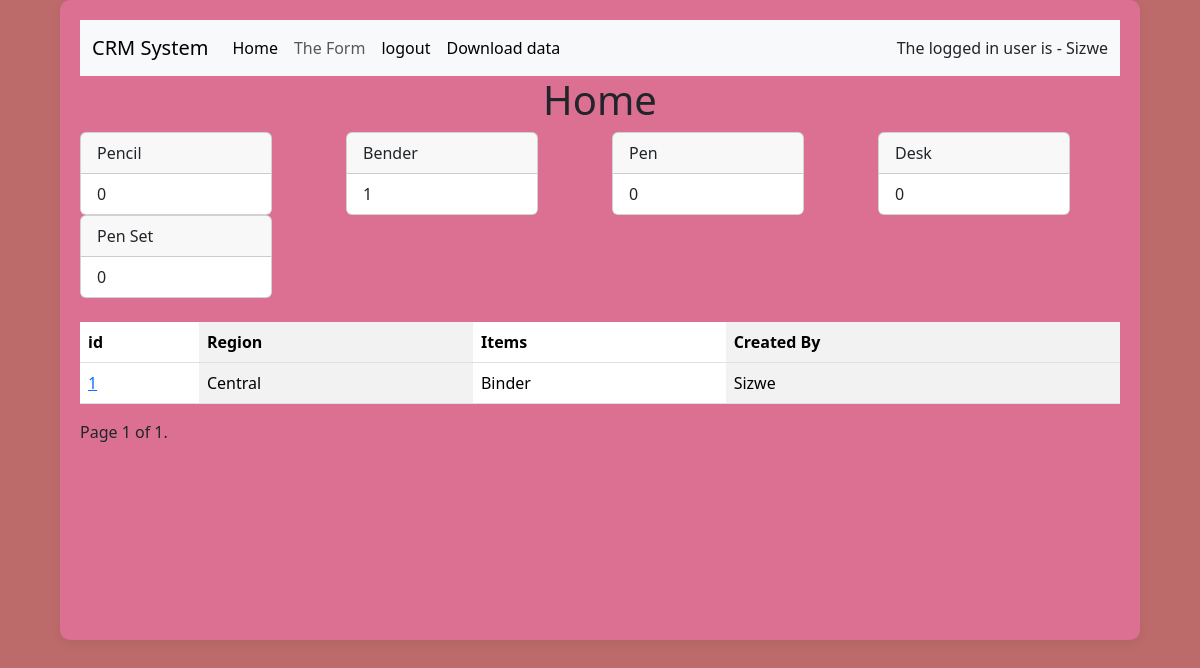
Page /home (signed in) on the committed database.
### customerAppThree/models.py (models this page shows, shortened)
class CustomerModel(models.Model):
    TheRegion = [
        ('Central','Central'),
        ('East','East'),
        ('West','West'),
    ]
    TheItems = [
        ('Pencil','Pencil'),
        ('Pen','Pen'),
        ('Binder','Binder'),
        ('Desk','Desk'),
        ('Pen Set','Pen Set'),
    ]
    TheDate = models.DateField(auto_now_add=True)
    Created_by = models.ForeignKey(User, on_delete=models.CASCADE, null=False, blank=False)
    Region = models.CharField(choices=TheRegion, max_length=50)
    Rep = models.CharField(max_length=50)
    Items = models.CharField(choices=TheItems, max_length=50)
    Units = models.IntegerField()
    Cost = models.DecimalField(decimal_places=2, max_digits=6)

### customerAppThree/views.py (the view)
# urls.py: path('home', views.home, name='home'),
@login_required(login_url='TheLogin')
def home(request):
    theData = CustomerModel.objects.all().order_by('id')
    theDataPencil = CustomerModel.objects.filter(Items='Pencil').count()
    theDataBender = CustomerModel.objects.filter(Items='Binder').count()
    theDataPen = CustomerModel.objects.filter(Items='Pen').count()
    theDataDesk = CustomerModel.objects.filter(Items='Desk').count()
    theDataPenSet = CustomerModel.objects.filter(Items='Pen Set').count()
    myPagnitor = Paginator(theData, 5)
    pageNumber = request.GET.get('page')
    pageObject = myPagnitor.get_page(pageNumber)
    return render(request, 'home.html',{#'theData':theData,
                                        'pageObject':pageObject,
                                        'theDataPencil':theDataPencil,
                                        'theDataBender':theDataBender,
                                        'theDataPen':theDataPen,
                                        'theDataDesk':theDataDesk,
                                        'theDataPenSet':theDataPenSet,
                                        })

### template/home.html (shortened to what this page needs)
{% extends 'layout.html' %}
{% block content %}
<div class="headings">
    <h1>Home</h1>
</div>
<div class="row">
    <div class="col">
      <div class="card" style="width: 12rem;">
        <div class="card-header">
            Pencil
        </div>
        <ul class="list-group list-group-flush">
          <li class="list-group-item">
            {{theDataPencil}}
          </li>
        </ul>
      </div>
    </div>
    <div class="col">
      <div class="card" style="width: 12rem;">
        <div class="card-header">
            Bender
        </div>
        <ul class="list-group list-group-flush">
          <li class="list-group-item">
            {{theDataBender}}
          </li>
        </ul>
      </div>
    </div>
    <div class="col">
        <div class="card" style="width: 12rem;">
          <div class="card-header">
              Pen
          </div>
          <ul class="list-group list-group-flush">
            <li class="list-group-item">
              {{theDataPen}}
            </li>
          </ul>
        </div>
      </div>
      <div class="col">
        <div class="card" style="width: 12rem;">
          <div class="card-header">
              Desk
          </div>
          <ul class="list-group list-group-flush">
            <li class="list-group-item">
              {{theDataDesk}}
            </li>
          </ul>
        </div>
      </div>
      <div class="col">
        <div class="card" style="width: 12rem;">
          <div class="card-header">
              Pen Set
          </div>
          <ul class="list-group list-group-flush">
            <li class="list-group-item">
              {{theDataPenSet}}
            </li>
          </ul>
        </div>
      </div>
</div>
<table class="table table-striped-columns">
    <tr>
        <th>
            id
        </th>
        <th>
            Region
        </th>
        <th>
            Items
        </th>
        <th>
            Created By
        </th>
    </tr>
    {% for data in pageObject %}
    <tr>
        <td>
            <a href="{% url 'TheDetails' data.id %}">
                {{data.id}}
            </a>
        </td>
        <td>
            {{data.Region}}
        </td>
        <td>
            {{data.Items}}
        </td>
        <td>
            {{data.Created_by}}
        </td>
    </tr>
    <br>
    {% endfor %}
</table>
<div class="pagination">
    <span class="step-links">
        <span class="current">
            Page {{ pageObject.number }} of {{ pageObject.paginator.num_pages }}.
        </span>
    </span>
</div>
{% endblock %}

### template/layout.html (shortened to what this page needs)
{% load static %}
<!DOCTYPE html>
<html lang="en">
<head>
    <link rel="stylesheet" href="{% static 'styles/styles.css' %}">
    <link href="https://cdn.jsdelivr.net/npm/bootstrap@5.3.3/dist/css/bootstrap.min.css" rel="stylesheet">
</head>
<body>
    <div class="container">
        {% include 'nav.html' %}
        {% block content %}
        {% endblock %}
    </div>
</body>
</html>

### template/nav.html (shortened to what this page needs)
<nav class="navbar navbar-expand-lg bg-body-tertiary">
    <div class="container-fluid">
      <a class="navbar-brand" href="{% url 'home' %}">CRM System</a>
      <div class="collapse navbar-collapse" id="navbarSupportedContent">
        <ul class="navbar-nav me-auto mb-2 mb-lg-0">
          <li class="nav-item">
            <a class="nav-link active" aria-current="page" href="{% url 'home' %}">Home</a>
          </li>
          <li class="nav-item">
            <a class="nav-link" href="{% url 'Theform' %}">The Form</a>
          </li>
          <li class="nav-item">
            <a class="nav-link active" aria-current="page" href="{% url 'TheLogOut' %}">logout</a>
          </li>
          <li class="nav-item">
            <a class="nav-link active" aria-current="page" href="{% url 'TheDownload' %}">Download data</a>
          </li>
        </ul>
      </div>
      The logged in user is - {{request.user}}
    </div>
  </nav>

### static/styles/styles.css (style rules this page uses)
body { background-color: rgb(189, 106, 106); }
.headings { text-align: center; }
.container { grid-template-columns: repeat(auto-fit, minmax(200px, 1fr)); background-color:palevioletred; grid-gap: 20px; width: 90vw; max-width: 1200px; height: 80vh; margin: auto; padding: 20px; border-radius: 10px; box-shadow: 0 4px 8px rgba(71, 66, 66, 0.1); overflow: hidden; }

### template/layout.html (style rules this page uses)
body { background-color: rgb(189, 106, 106); }
.headings { text-align: center; }
.container { grid-template-columns: repeat(auto-fit, minmax(200px, 1fr)); background-color:palevioletred; grid-gap: 20px; width: 90vw; max-width: 1200px; height: 80vh; margin: auto; padding: 20px; border-radius: 10px; box-shadow: 0 4px 8px rgba(71, 66, 66, 0.1); overflow: hidden; }

### rows in the picture
CustomerModel: id "1", Region "Central", Items "Binder", Created_by "Sizwe"

### other values in the picture
{{ request.user }} "Sizwe"
{{ theDataPencil }} "0"
{{ theDataBender }} "1"
{{ theDataPen }} "0"
{{ theDataDesk }} "0"
{{ theDataPenSet }} "0"
{{ pageObject.number }} "1"
{{ pageObject.paginator.num_pages }} "1"
